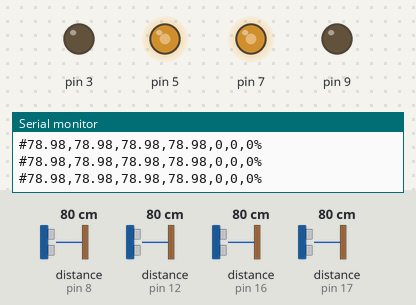
Simulated run of this program. Board: Arduino Mega 2560, built with avr-gcc and run on an emulated ATmega2560. On the bench: output pins drawn as LEDs (lit = HIGH), the last lines printed to the serial monitor. Wiring (inferred from the names in the program): 4 × ultrasonic range finder: trigger pin 6, echo pin 8 / trigger pin 10, echo pin 12 / trigger pin 14, echo pin 16 / trigger pin 15, echo pin 17. The inputs (shaded band) are chosen by the test bench; at power-on: distance to the obstacle (sensors on pin 17, pin 12, pin 8, pin 16) 80 cm. The echo pulse lasts 58.3 µs per cm; pins used as bus, display or sensor lines are not drawn.

Above: at 1.2 s.
1.3 s: distance to the obstacle (sensor on pin 17) set to 4 cm
At 2.4 s:
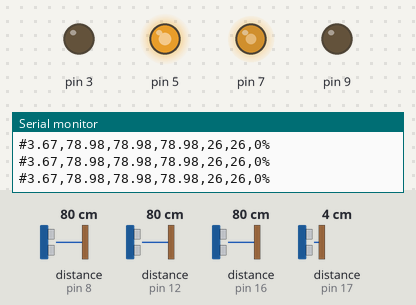
2.9 s: distance to the obstacle (sensor on pin 12) set to 7 cm
At 3.6 s:
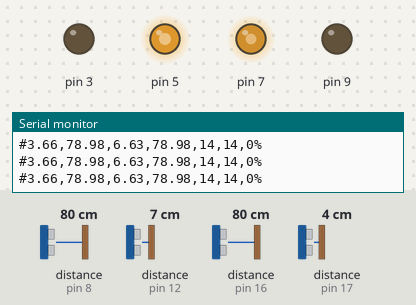
4.4 s: distance to the obstacle (sensor on pin 8) set to 2 cm
At 5.6 s:
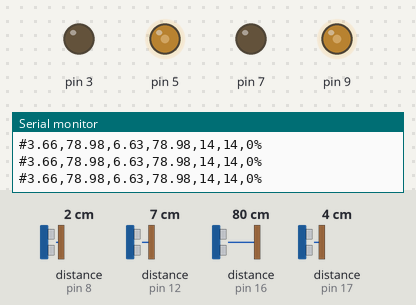
5.9 s: distance to the obstacle (sensor on pin 8) set to 35 cm
At 7.8 s:
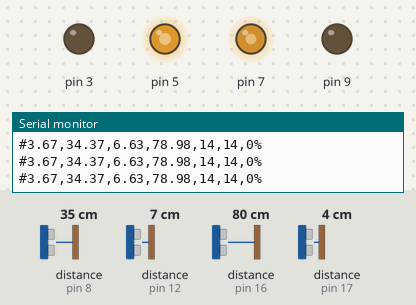
8.9 s: distance to the obstacle (sensor on pin 16) set to 18 cm
At 9.4 s:
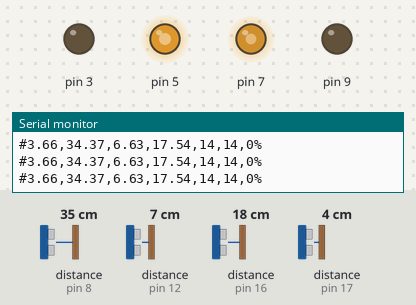
11.9 s: distance to the obstacle (sensor on pin 12) set to 4 cm
At 12.3 s:
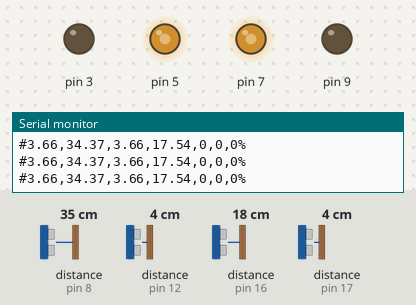
Timing chart, 0 to 14.9 s (numbered marks = the images above; inputs shaded):
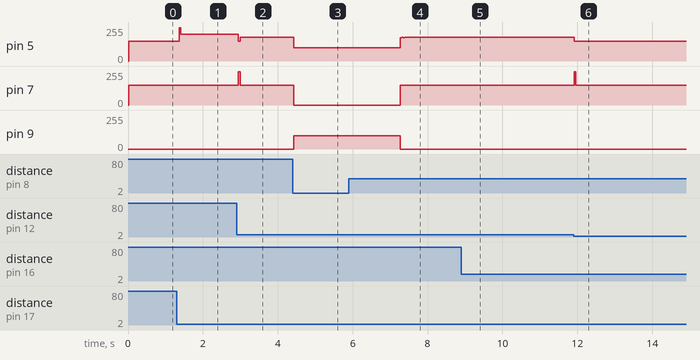

Measured:
- after the input at 1.3 s, pin 5: 150/255 → 202/255 after 0.06 s
- after the input at 2.9 s, pin 5: 202/255 → 178/255 after 0.05 s; pin 7: 150/255 → 250/255 after 0.05 s, → 150/255 0.04 s later
- after the input at 4.4 s, pin 5: 178/255 → 100/255 at once; pin 7: 150/255 → 0/255 at once; pin 9: 0/255 → 100/255 at once
- after the input at 5.9 s, pin 5: 100/255 → 178/255 after 1.4 s; pin 7: 0/255 → 150/255 after 1.4 s; pin 9: 100/255 → 0/255 after 1.4 s
- after the input at 8.9 s, pin 5: 178/255 → 180/255 after 0.07 s, → 178/255 0.04 s later
- after the input at 11.9 s, pin 5: 178/255 → 150/255 at once; pin 7: 150/255 → 250/255 at once, → 150/255 0.04 s later

The program:

main.cpp
```cpp
#include <Arduino.h>
#include "main.h"
#include "GyverPID.h"

GyverPID regulator(5, 0.008, 0.5, 10);

enum class Direction
{
  STOPED,
  FORWARD,
  RIGHTTURN,
  LEFTTURN,
  CHECKAROUND
};
Direction dir = Direction::FORWARD;

enum class TurnAngle
{
  LEFT,
  RIGHT,
  AROUND
};

void turn(TurnAngle angle);

void setup()
{
  Serial.begin(9600);

  regulator.setDirection(NORMAL);
  regulator.setLimits(-50, 50);
  regulator.setpoint = 0;
}
void loop()
{
  unsigned long currentMillis = millis();

  leftSensor = ultrasonicSensors[0].dist();
  frontSensor = ultrasonicSensors[1].dist();
  rightSensor = ultrasonicSensors[2].dist();
  backSensor = ultrasonicSensors[3].dist();
  {
    if (leftSensor > 100)
    {
      leftSensor = 100;
    }
    if (frontSensor > 100)
    {
      frontSensor = 100;
    }
    if (rightSensor > 100)
    {
      rightSensor = 100;
    }
    if (backSensor > 100)
    {
      backSensor = 100;
    }
  }

  // if (frontSensor < MIN_DISTANCE)
  // {
  //   dir = Direction::STOPED;
  // }
  if (frontSensor > MIN_DISTANCE)
  {
    dir = Direction::FORWARD;
  }

  // detecting if there is a left or a right turn
  if (frontSensor < MIN_DISTANCE )
  {
    if (leftSensor - rightSensor > 10)
    {
      // turn right
      turnRight = true;
      hastoTurn = true;
      rightbeforeTurn = frontSensor;
      dir = Direction::RIGHTTURN;
    }
    else
    {
      // turn left
      turnLeft = true;
      hastoTurn = true;
      leftbeforeTurn = frontSensor;
      dir = Direction::LEFTTURN;
    }
  }

  switch (dir)
  {
  case Direction::FORWARD:
    if (leftSensor <= 15 && rightSensor <= 15)
    {
      regulator.input = leftSensor - rightSensor;
    }
    if (rightSensor > 17 && leftSensor <= 15)
    {
      regulator.input = -(9 - leftSensor);
    }

    if (leftSensor > 17 && rightSensor <= 15)
    {
      regulator.input = -(rightSensor - 3);
    }

    resultpidside = regulator.getResultTimer();

    if (frontSensor > MIN_DISTANCE)
    {
      baseSpeed = 150;
    }
    else
    {
      baseSpeed = 0;
    }

    if (resultpidside > 2)
    {

      moveLeft = abs(resultpidside);
      moveRight = 0;
    }

    if (resultpidside < 2)
    {
      moveRight = abs(resultpidside);
      moveLeft = 0;
    }

    motorA.MotorUpdate(baseSpeed + moveLeft * 2, MotorDirection::FORWARD);
    motorB.MotorUpdate(baseSpeed + moveRight * 2, MotorDirection::FORWARD);

    break;

  case Direction::LEFTTURN:
    // store sensor values before turn to use them after turn
    leftbeforeTurn = leftSensor;
    rightbeforeTurn = rightSensor;
    frontbeforeTurn = frontSensor;
    backbeforeTurn = backSensor;

    tunrning = true;
    while (tunrning)
    {
      // read sensor values
      leftSensor = ultrasonicSensors[0].dist();
      frontSensor = ultrasonicSensors[1].dist();
      rightSensor = ultrasonicSensors[2].dist();
      backSensor = ultrasonicSensors[3].dist();

      motorA.MotorUpdate(100, MotorDirection::FORWARD);
      motorB.MotorUpdate(100, MotorDirection::BACKWARD);

      delay(700);
      if (frontSensor > MIN_DISTANCE)
      {
        tunrning = false;
        dir = Direction::FORWARD;
      }
    }

    break;
  case Direction::RIGHTTURN:
    // store sensor values before turn to use them after turn
    leftbeforeTurn = leftSensor;
    rightbeforeTurn = rightSensor;
    frontbeforeTurn = frontSensor;
    backbeforeTurn = backSensor;

    tunrning = true;
    while (tunrning)
    {
      // read sensor values
      leftSensor = ultrasonicSensors[0].dist();
      frontSensor = ultrasonicSensors[1].dist();
      rightSensor = ultrasonicSensors[2].dist();
      backSensor = ultrasonicSensors[3].dist();

      motorA.MotorUpdate(100, MotorDirection::BACKWARD);
      motorB.MotorUpdate(100, MotorDirection::FORWARD);
      delay(700);
      if (frontSensor > MIN_DISTANCE)
      {
        tunrning = false;
        dir = Direction::FORWARD;
      }
    }

    break;

    break;

  default:
    break;
  }

  data = "#" + String(leftSensor) + "," + String(frontSensor) + "," + String(rightSensor) + "," + String(backSensor) + "," + String(resultpidside) + "," + String(moveLeft) + "," + String(moveRight) + "%";

  Serial.println(data);
}

void turn(TurnAngle angle)
{

  if (angle == TurnAngle::LEFT)
  {
  }
  else if (angle == TurnAngle::RIGHT)
  {
  }
  else if (angle == TurnAngle::AROUND)
  {
  }
}
```

distance.cpp
```cpp
// #include "distance.h"

// Distance::Distance(int pin)
// : m_Pin(pin)
// {
//     pinMode(m_Pin, INPUT);
// }

// float Distance::GetDistance(int times)
// {
//     sum = 0;
//     for(int i = 0; i < times; i++)
//     {
//         sum += float(analogRead(m_Pin));
//     }
//     sensorVal = sum / times;
//     sensorVolt = sensorVal * Vr / 1024;
//     distance = pow(sensorVolt * (1 / k1), 1 / k2);
//     return distance;
// }
```

distance.h
```cpp
#pragma once
#include <Arduino.h>

#define dist_of_trig 85  // distance of trig
#define resp_time 400    // sensor response time (return true not less than 400 ms)

//----------------------------------------------------- Class -----------------------------------------------------
class SENSOR {
  //-------------------------------- Methodes --------------------------------
public:
  SENSOR(int out, int echo);  // initialisation class SENSOR (trig pin , echo pin)
  float dist();// const;         // return curent distance of element 0

  bool check();
  //-------------------------------- Methodes --------------------------------
  //------------------------------- Parameters -------------------------------
private:
  int _out;   // out pin
  int _echo;  // echo pin list

  uint32_t _tmr;
  bool _flag;
  //------------------------------- Parameters -------------------------------
};
//----------------------------------------------------- Class -----------------------------------------------------

//--------------------------------------------------- Methodes ----------------------------------------------------
SENSOR::SENSOR(int out, int echo) {
  _out = out;
  _echo = echo;
  pinMode(_out, OUTPUT);
  pinMode(_echo, INPUT);
}

bool SENSOR::check() {
  bool btnState;
  if (dist() < dist_of_trig) {
  // if (!digitalRead(_echo)) {
    btnState = false;
    // Serial.println("         false ");
  } else {
    btnState = true;
    // Serial.println("true ");
  }
  if (!btnState && !_flag && millis() - _tmr >= resp_time) {
    _flag = true;
    _tmr = millis();
    return true;
  }
  if (btnState && _flag) {
    _flag = false;
    _tmr = millis();
  }
  return false;
}

//---------------------------
float SENSOR::dist() {//const {
  digitalWrite(_out, LOW);
  delayMicroseconds(2);
  digitalWrite(_out, HIGH);
  delayMicroseconds(10);
  digitalWrite(_out, LOW);
  noInterrupts();
  float d = pulseIn(_echo, HIGH, 23529.4);  // max sensor dist ~4m
  interrupts();
  //  delay(1);
  // Serial.println(d / 58.8235);
  return d / 58.8235;
}
//--------------------------------------------------- Methodes ----------------------------------------------------


// #pragma once
// #include <Arduino.h>

// class Distance{
// public:
//   Distance(int pin);
//   float GetDistance(int times = 50);
// private:
//   float Vr=5.0;
//   float k1=16.7647563;
//   float k2=-0.85803107;
//   int m_Pin;
//   float sum=0;
//   float sensorVal=0;
//   float sensorVolt=0;
//   float distance=0;
// };
```

motor.cpp
```cpp
#include "motor.h"


Motor::Motor(int pin1, int pin2)
{
    this->pin1 = pin1;
    this->pin2 = pin2;
    pinMode(pin1, OUTPUT);
    pinMode(pin2, OUTPUT);
}

void Motor::MotorUpdate(int speed, MotorDirection direction)
{
    //map speed between 0 and 255
    // speed = map(speed, 0, 100, 0, 255);

    //make shure speed is between 0 and 255
    speed = constrain(speed, 0, 255);


    switch (direction)
    {
    case MotorDirection::BACKWARD:
        analogWrite(pin1, speed);
        analogWrite(pin2, LOW);
        break;
    case MotorDirection::FORWARD:
        analogWrite(pin1, LOW);
        analogWrite(pin2, speed);
        break;
    case MotorDirection::STOP:
        analogWrite(pin1, LOW);
        analogWrite(pin2, LOW);
        break;
    default:
        break;
    }
}
```

motor.h
```cpp
#include <Arduino.h>


#ifndef L293D_H
#define L293D_H

enum class MotorDirection{
    FORWARD,
    BACKWARD,
    STOP
};


class Motor{
public:
    Motor(int pin1, int  pin2);


    void MotorUpdate(int speed , MotorDirection direction);

private:
    int pin1;
    int pin2;
    int speed;

};


#endif // L293D_H
```

logic.cpp
```cpp
#pragma once
```

turn.cpp
```cpp
// #include "turn.h"
```

main.h
```cpp
#pragma once

#include <Arduino.h>
#include "distance/distance.h"
#include "l293d/motor.h"
#include "pid/pid.h"

#define TRIG_PIN1 15
#define ECHO_PIN1 17
#define TRIG_PIN2 6
#define ECHO_PIN2 8
#define TRIG_PIN3 10
#define ECHO_PIN3 12
#define TRIG_PIN4 14
#define ECHO_PIN4 16


#define MOTOR_A_IN1 3
#define MOTOR_A_IN2 5

#define MOTOR_B_IN1 9
#define MOTOR_B_IN2 7

#define MIN_DISTANCE 20


unsigned long previousMillis = 0;
unsigned long motorUpdateMillis = 0;
const long interval = 1;
const long motorInterval = 100; // Interval for motor update
int sensorIndex = 0;
int motorSpeed = 0;

float leftSensor = 0.0;
float frontSensor = 0.0;
float rightSensor = 0.0;
float backSensor = 0.0;

String data = "";

float setpoint = 0.0;
float measurement;
float control;

int resultpidside;
int  baseSpeed = 0;

int moveLeft = 0;
int moveRight = 0;

bool turnLeft = false;
bool turnRight = false;
bool turnAround = false;
bool hastoTurn = false;


    bool tunrning = true;
int newLeft = 0;
int newRight = 0;
int newFront = 0;
int newBack = 0;

bool hasToTurn = false;
bool whileTurn = true;


float leftbeforeTurn = 0;
float rightbeforeTurn = 0;
float frontbeforeTurn = 0;
float backbeforeTurn = 0;


SENSOR ultrasonicSensors[4] = {
  SENSOR(TRIG_PIN1, ECHO_PIN1),
  SENSOR(TRIG_PIN2, ECHO_PIN2),
  SENSOR(TRIG_PIN3, ECHO_PIN3),
  SENSOR(TRIG_PIN4, ECHO_PIN4)
};

Motor motorA(MOTOR_A_IN1, MOTOR_A_IN2);
Motor motorB(MOTOR_B_IN1, MOTOR_B_IN2);
```

pid.cpp
```cpp
#include "pid.h"

void PIDController_Init(PIDController *pid) {

	/* Clear controller variables */
	pid->integrator = 0.0f;
	pid->prevError  = 0.0f;

	pid->differentiator  = 0.0f;
	pid->prevMeasurement = 0.0f;

	pid->out = 0.0f;

}

float PIDController_Update(PIDController *pid, float setpoint, float measurement) {

	/*
	* Error signal
	*/
    float error = setpoint - measurement;


	/*
	* Proportional
	*/
    float proportional = pid->Kp * error;


	/*
	* Integral
	*/
    pid->integrator = pid->integrator + 0.5f * pid->Ki * pid->T * (error + pid->prevError);

	/* Anti-wind-up via integrator clamping */
    if (pid->integrator > pid->limMaxInt) {

        pid->integrator = pid->limMaxInt;

    } else if (pid->integrator < pid->limMinInt) {

        pid->integrator = pid->limMinInt;

    }


	/*
	* Derivative (band-limited differentiator)
	*/

    pid->differentiator = -(2.0f * pid->Kd * (measurement - pid->prevMeasurement)	/* Note: derivative on measurement, therefore minus sign in front of equation! */
                        + (2.0f * pid->tau - pid->T) * pid->differentiator)
                        / (2.0f * pid->tau + pid->T);


	/*
	* Compute output and apply limits
	*/
    pid->out = proportional + pid->integrator + pid->differentiator;

    if (pid->out > pid->limMax) {

        pid->out = pid->limMax;

    } else if (pid->out < pid->limMin) {

        pid->out = pid->limMin;

    }

	/* Store error and measurement for later use */
    pid->prevError       = error;
    pid->prevMeasurement = measurement;

	/* Return controller output */
    return pid->out;

}
```

pid.h
```cpp
#ifndef PID_CONTROLLER_H
#define PID_CONTROLLER_H

typedef struct {

	/* Controller gains */
	float Kp;
	float Ki;
	float Kd;

	/* Derivative low-pass filter time constant */
	float tau;

	/* Output limits */
	float limMin;
	float limMax;

	/* Integrator limits */
	float limMinInt;
	float limMaxInt;

	/* Sample time (in seconds) */
	float T;

	/* Controller "memory" */
	float integrator;
	float prevError;			/* Required for integrator */
	float differentiator;
	float prevMeasurement;		/* Required for differentiator */

	/* Controller output */
	float out;

} PIDController;

void  PIDController_Init(PIDController *pid);
float PIDController_Update(PIDController *pid, float setpoint, float measurement);

#endif
```
